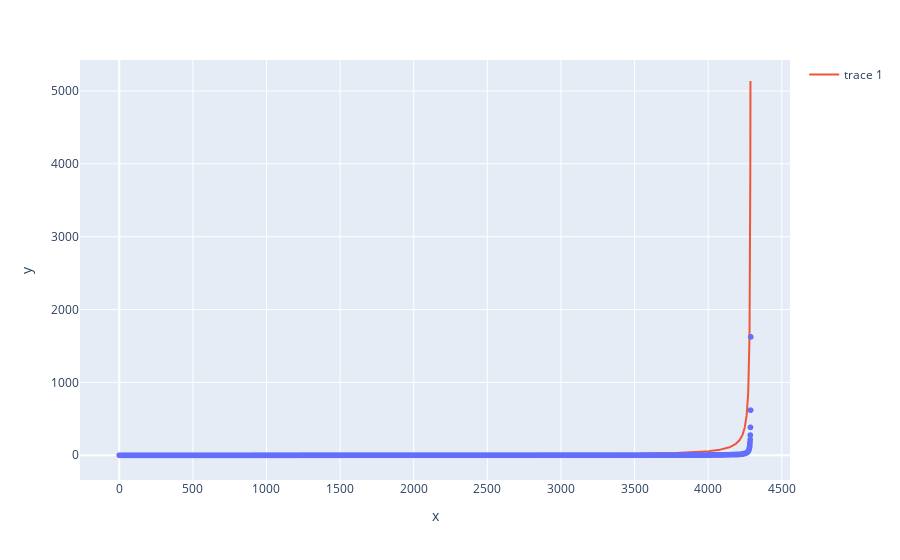

Notebook code for this chart:
### Code cell
fig3 = px.scatter(x=time, y=ratio_x_y)
fig3.add_scatter(x=time[2:-2], y=ratio_ax_ay)

### Figure 1 — Plotly figure (JSON) as saved in the notebook; plotly's stock layout.template omitted (floating-point values rounded to 4 significant figures; data arrays with more than 128 entries replaced by an {"elided": "..."} marker saying what was removed)
{"data": [{"hovertemplate": "x=%{x}<br>y=%{y}<extra></extra>", "legendgroup": "", "marker": {"color": "#636efa", "symbol": "circle"}, "mode": "markers", "name": "", "showlegend": false, "type": "scattergl", "x": {"elided": "4290 int values"}, "xaxis": "x", "y": {"elided": "4290 float values"}, "yaxis": "y"}, {"type": "scatter", "x": {"elided": "4286 int values"}, "y": {"elided": "4286 float values"}}], "layout": {"legend": {"tracegroupgap": 0}, "margin": {"t": 60}, "xaxis": {"anchor": "y", "domain": [0, 1], "title": {"text": "x"}}, "yaxis": {"anchor": "x", "domain": [0, 1], "title": {"text": "y"}}}}
